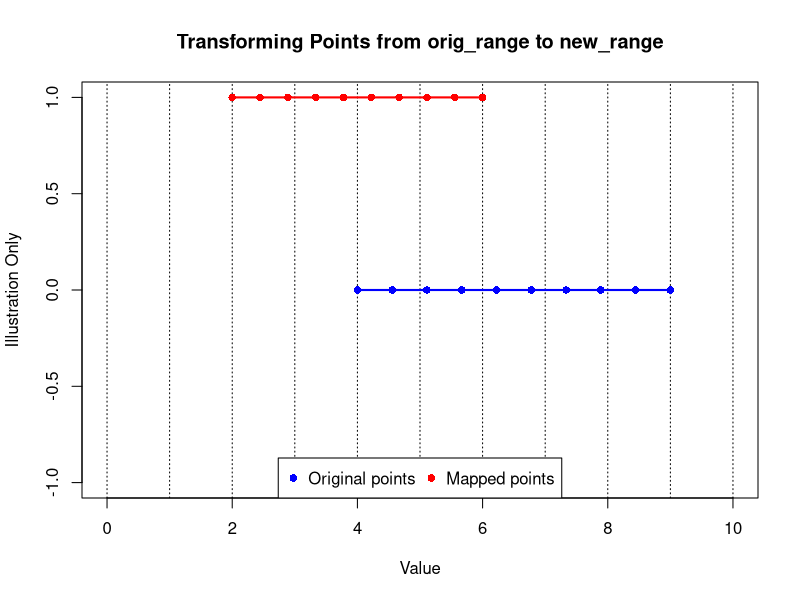

The R source for this figure:
# 1) Define the transformation function
transform_points <- function(x, orig_span, orig_range, relative_range) {
  new_range <- orig_span[1] + relative_range * diff(orig_span)
  mapped_x <- new_range[1] + (x - orig_range[1]) * (diff(new_range) / diff(orig_range))
  return(mapped_x)
}

# 2) Example usage and plotting

# Define an original span of [0, 10]
orig_span <- c(0, 10)

# Suppose we have an original sub-range of [3, 6]
orig_range <- c(4, 9)

# Suppose we want the new sub-range to occupy relative positions 0.2 and 0.6
# within the full span [0, 1], i.e. 20% to 60% across the 0..10 segment
relative_range <- c(0.2, 0.6)

# Create a set of points x in the original span
x <- seq(orig_range[1], orig_range[2], length.out = 10)

# Transform them
x_mapped <- transform_points(x, orig_span, orig_range, relative_range)

# For reference, compute the actual new_range:
new_range <- orig_span[1] + relative_range * diff(orig_span)

# Now let's make a simple plot
plot(
  x, 
  rep(0, length(x)), 
  pch = 16, xlim = orig_span,
  xlab = "Value", 
  ylab = "Illustration Only", 
  main = "Transforming Points from orig_range to new_range"
)
abline(v = orig_span[1]:orig_span[2], lty = 3)

# Show original x points in blue
points(x, rep(0, length(x)), pch = 16, col = "blue")

# Draw a horizontal line marking orig_range
segments(orig_range[1], 0, orig_range[2], 0, lwd = 2, col = "blue")

# Show mapped x points in red (shift them vertically for clarity)
points(x_mapped, rep(1, length(x_mapped)), pch = 16, col = "red")

# Draw a horizontal line marking new_range
segments(new_range[1], 1, new_range[2], 1, lwd = 2, col = "red")

# Add a legend
legend(
  "bottom", 
  legend = c("Original points", "Mapped points"), 
  col = c("blue", "red"), 
  pch = 16, 
  horiz = TRUE
)
